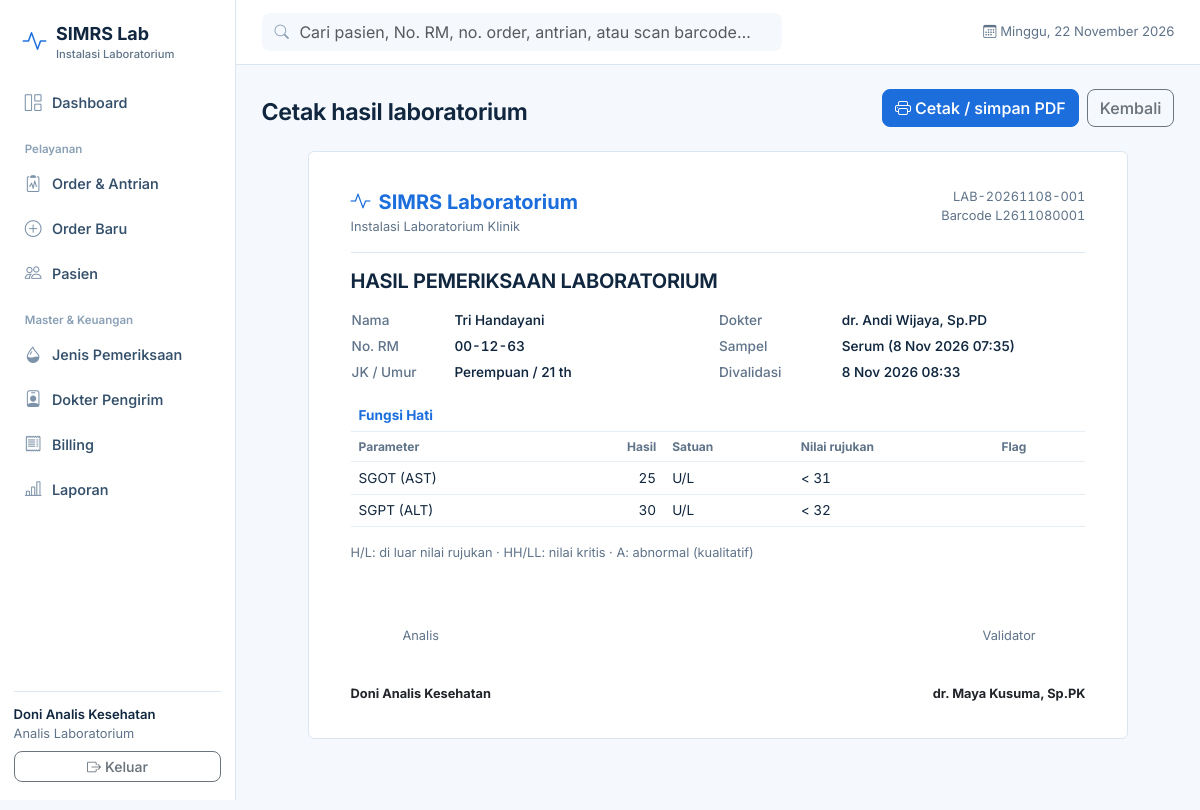
/orders/1/cetak (signed in), run on the app's committed database.
### tables this page shows
CREATE TABLE user (
    id            INTEGER PRIMARY KEY AUTOINCREMENT,
    username      TEXT NOT NULL UNIQUE,
    password_hash TEXT NOT NULL,
    nama          TEXT NOT NULL,
    role          TEXT NOT NULL CHECK (role IN ('admin','analis','dokter')),
    aktif         INTEGER NOT NULL DEFAULT 1
);

CREATE TABLE lab_order (
    id              INTEGER PRIMARY KEY AUTOINCREMENT,
    no_order        TEXT NOT NULL UNIQUE,   -- LAB-YYYYMMDD-001
    kode_antrian    TEXT NOT NULL,          -- B-05
    patient_id      INTEGER NOT NULL REFERENCES patient(id),
    doctor_id       INTEGER NOT NULL REFERENCES doctor(id),
    asal            TEXT NOT NULL DEFAULT 'Rawat Jalan',   -- Rawat Jalan / IGD / Rawat Inap
    prioritas       TEXT NOT NULL DEFAULT 'rutin' CHECK (prioritas IN ('rutin','cito')),
    catatan_klinis  TEXT,
    status          TEXT NOT NULL DEFAULT 'menunggu'
                    CHECK (status IN ('menunggu','dipanggil','sampel_diambil','diperiksa','selesai','batal')),
    tgl_order       TEXT NOT NULL,          -- YYYY-MM-DD HH:MM
    -- langkah 3: ambil sampel
    waktu_sampel    TEXT,
    jenis_sampel    TEXT,
    petugas_sampel  INTEGER REFERENCES user(id),
    barcode         TEXT UNIQUE,            -- langkah 4
    -- langkah 5-6: hasil & validasi
    waktu_hasil     TEXT,
    petugas_hasil   INTEGER REFERENCES user(id),
    waktu_validasi  TEXT,
    validator_id    INTEGER REFERENCES user(id),
    catatan_hasil   TEXT
);

CREATE TABLE patient (
    id             INTEGER PRIMARY KEY AUTOINCREMENT,
    no_rm          TEXT NOT NULL UNIQUE,
    nama           TEXT NOT NULL,
    jenis_kelamin  TEXT NOT NULL CHECK (jenis_kelamin IN ('L','P')),
    tgl_lahir      TEXT NOT NULL,            -- YYYY-MM-DD
    alamat         TEXT,
    no_hp          TEXT,
    created_at     TEXT NOT NULL DEFAULT (datetime('now','localtime'))
);

CREATE TABLE doctor (
    id         INTEGER PRIMARY KEY AUTOINCREMENT,
    nama       TEXT NOT NULL,
    spesialis  TEXT NOT NULL,
    aktif      INTEGER NOT NULL DEFAULT 1
);

CREATE TABLE lab_test (
    id            INTEGER PRIMARY KEY AUTOINCREMENT,
    kode          TEXT NOT NULL UNIQUE,
    nama          TEXT NOT NULL,
    kategori      TEXT NOT NULL,            -- Hematologi, Kimia Klinik, Urinalisis, ...
    jenis_sampel  TEXT NOT NULL,            -- Darah EDTA, Serum, Urin, ...
    tarif         INTEGER NOT NULL DEFAULT 0,
    aktif         INTEGER NOT NULL DEFAULT 1
);

CREATE TABLE test_parameter (
    id           INTEGER PRIMARY KEY AUTOINCREMENT,
    test_id      INTEGER NOT NULL REFERENCES lab_test(id) ON DELETE CASCADE,
    nama         TEXT NOT NULL,
    satuan       TEXT,
    tipe         TEXT NOT NULL DEFAULT 'angka' CHECK (tipe IN ('angka','pilihan')),
    ref_min_l    REAL,                      -- rujukan laki-laki
    ref_max_l    REAL,
    ref_min_p    REAL,                      -- rujukan perempuan
    ref_max_p    REAL,
    krit_min     REAL,                      -- nilai kritis bawah (opsional)
    krit_max     REAL,                      -- nilai kritis atas (opsional)
    pilihan      TEXT,                      -- daftar opsi dipisah '|', untuk tipe pilihan
    nilai_normal TEXT,                      -- opsi normal, untuk tipe pilihan
    desimal      INTEGER NOT NULL DEFAULT 1,
    urutan       INTEGER NOT NULL DEFAULT 0
);

CREATE TABLE order_result (
    id            INTEGER PRIMARY KEY AUTOINCREMENT,
    order_id      INTEGER NOT NULL REFERENCES lab_order(id) ON DELETE CASCADE,
    parameter_id  INTEGER NOT NULL REFERENCES test_parameter(id),
    nilai         TEXT,
    flag          TEXT NOT NULL DEFAULT 'N' CHECK (flag IN ('N','H','L','HH','LL','A')),
    rujukan_teks  TEXT,                     -- snapshot rujukan yang dipakai
    sumber        TEXT NOT NULL DEFAULT 'manual' CHECK (sumber IN ('manual','alat')),
    UNIQUE (order_id, parameter_id)
);

### app/routes/orders.py (the view)
@bp.route("/<int:oid>/cetak")
def cetak(oid):
    o = get_order(oid)
    if o["status"] != "selesai":
        flash("Hasil hanya dapat dicetak setelah divalidasi.", "warning")
        return redirect(url_for("orders.detail", oid=oid))
    pt = query("SELECT * FROM patient WHERE id=?", (o["patient_id"],), one=True)
    groups = []
    res = {r["parameter_id"]: r for r in query("SELECT * FROM order_result WHERE order_id=?", (oid,))}
    for t in query("""SELECT t.* FROM order_test ot JOIN lab_test t ON t.id=ot.test_id
                      WHERE ot.order_id=? ORDER BY t.kategori, t.nama""", (oid,)):
        ps = query("SELECT * FROM test_parameter WHERE test_id=? ORDER BY urutan", (t["id"],))
        groups.append({"test": t, "rows": [{"p": p, "res": res.get(p["id"])} for p in ps]})
    validator = query("SELECT nama FROM user WHERE id=?", (o["validator_id"],), one=True)
    analis = query("SELECT nama FROM user WHERE id=?", (o["petugas_hasil"],), one=True)
    return render_template("orders/cetak.html", o=o, pt=pt, groups=groups, validator=validator, analis=analis)

### app/db.py (called while the page is built)
def get_db():
    if "db" not in g:
        g.db = sqlite3.connect(current_app.config["DATABASE"])
        g.db.row_factory = sqlite3.Row
        g.db.execute("PRAGMA foreign_keys = ON")
    return g.db

def query(sql, args=(), one=False):
    cur = get_db().execute(sql, args)
    rows = cur.fetchall()
    cur.close()
    return (rows[0] if rows else None) if one else rows

### app/routes/orders.py (called while the page is built)
def get_order(oid):
    o = query(BASE_SELECT + " WHERE o.id=?", (oid,), one=True)
    if o is None:
        abort(404, "Order tidak ditemukan.")
    return o

### app/services.py (called while the page is built)
def fmt_num(v, dec=0):
    if v is None or v == "":
        return "-"
    try:
        f = float(v)
    except (TypeError, ValueError):
        return str(v)
    s = f"{f:,.{dec}f}"
    return s.replace(",", "X").replace(".", ",").replace("X", ".")

def age_of(tgl_lahir, today=None):
    today = today or date.today()
    y, m, d = map(int, tgl_lahir.split("-"))
    return today.year - y - ((today.month, today.day) < (m, d))

def tgl_indo(d, panjang=False):
    if isinstance(d, str):
        d = datetime.strptime(d[:10], "%Y-%m-%d")
    nama = BULAN_PANJANG if panjang else BULAN
    return f"{d.day} {nama[d.month - 1]} {d.year}"

def hari_ini_indo():
    d = datetime.now()
    return f"{HARI[d.weekday()]}, {tgl_indo(d, True)}"

### app/templates/orders/cetak.html (shortened to what this page needs)
{% extends "base.html" %}{% block title %}Hasil {{ o.no_order }}{% endblock %}
{% block content %}
<div class="noprint pagehead"><div><h1>Cetak hasil laboratorium</h1></div>
  <div class="d-flex gap-2"><button class="btn btn-primary" onclick="window.print()"><i class="bi bi-printer me-1"></i>Cetak / simpan PDF</button>
  <a class="btn btn-outline-secondary" href="{{ url_for('orders.detail', oid=o.id) }}">Kembali</a></div></div>
<div class="paper">
  <div class="d-flex justify-content-between align-items-start border-bottom pb-3 mb-3">
    <div><div class="d-flex align-items-center gap-2 text-primary fw-bold fs-5"><i class="bi bi-activity"></i>SIMRS Laboratorium</div>
      <div class="sub">Instalasi Laboratorium Klinik</div></div>
    <div class="text-end sub mono">{{ o.no_order }}<br>Barcode {{ o.barcode }}</div></div>
  <h1 class="mb-3">HASIL PEMERIKSAAN LABORATORIUM</h1>
  <table class="mb-3"><tr>
    <td style="width:50%"><dl class="kv" style="grid-template-columns:90px 1fr">
      <dt>Nama</dt><dd>{{ pt.nama }}</dd><dt>No. RM</dt><dd class="mono">{{ pt.no_rm }}</dd>
      <dt>JK / Umur</dt><dd>{{ 'Laki-laki' if pt.jenis_kelamin == 'L' else 'Perempuan' }} / {{ pt.tgl_lahir|umur }} th</dd></dl></td>
    <td><dl class="kv" style="grid-template-columns:110px 1fr">
      <dt>Dokter</dt><dd>{{ o.dokter }}</dd><dt>Sampel</dt><dd>{{ o.jenis_sampel }} ({{ o.waktu_sampel|tgl }} {{ o.waktu_sampel|jam }})</dd>
      <dt>Divalidasi</dt><dd>{{ o.waktu_validasi|tgl }} {{ o.waktu_validasi|jam }}</dd></dl></td></tr></table>
  {% for gr in groups %}
  <table class="rt mb-3"><thead><tr><th colspan="5" class="text-primary" style="font-size:.85rem">{{ gr.test.nama }}</th></tr>
    <tr><th>Parameter</th><th style="text-align:right">Hasil</th><th>Satuan</th><th>Nilai rujukan</th><th>Flag</th></tr></thead><tbody>
    {% for r in gr.rows %}{% set p = r.p %}{% set res = r.res %}<tr>
      <td>{{ p.nama }}</td>
      <td style="text-align:right" class="mono {{ 'abn' if res and res.flag != 'N' }}">{% if res %}{{ res.nilai|num(p.desimal) if p.tipe == 'angka' else res.nilai }}{% else %}-{% endif %}</td>
      <td>{{ p.satuan }}</td><td class="mono">{{ res.rujukan_teks if res else '-' }}</td>
      <td class="{{ 'abn' if res and res.flag != 'N' }}">{{ FLAG_META[res.flag][0] if res and res.flag != 'N' else '' }}</td></tr>{% endfor %}
  </tbody></table>{% endfor %}
  <p class="sub">H/L: di luar nilai rujukan · HH/LL: nilai kritis · A: abnormal (kualitatif)</p>
  <div class="d-flex justify-content-between mt-5 pt-3">
    <div class="text-center sub">Analis<br><br><br><b class="text-body">{{ analis.nama if analis else '-' }}</b></div>
    <div class="text-center sub">Validator<br><br><br><b class="text-body">{{ validator.nama if validator else '-' }}</b></div></div>
</div>
{% endblock %}

### app/templates/base.html (shortened to what this page needs)
<!doctype html>
<html lang="id">
<head>
  <link rel="stylesheet" href="{{ url_for('static', filename='vendor/bootstrap.min.css') }}">
  <link rel="stylesheet" href="{{ url_for('static', filename='vendor/bootstrap-icons.min.css') }}">
  <link rel="stylesheet" href="{{ url_for('static', filename='css/app.css') }}">
</head>
<body>
{% import "_macros.html" as m with context %}
{% set ep = request.endpoint or '' %}
<div class="shell">
  <aside class="side">
    <a class="brand" href="{{ url_for('dashboard.index') }}"><i class="bi bi-activity"></i><span>SIMRS Lab<small>Instalasi Laboratorium</small></span></a>
    <nav class="nav-lab" aria-label="Menu utama">
      <a href="{{ url_for('dashboard.index') }}" class="{{ 'on' if ep == 'dashboard.index' }}"><i class="bi bi-grid-1x2"></i>Dashboard</a>
      <div class="grp">Pelayanan</div>
      <a href="{{ url_for('orders.index') }}" class="{{ 'on' if ep in ('orders.index','orders.detail') }}"><i class="bi bi-clipboard2-pulse"></i>Order &amp; Antrian</a>
      <a href="{{ url_for('orders.baru') }}" class="{{ 'on' if ep == 'orders.baru' }}"><i class="bi bi-plus-circle"></i>Order Baru</a>
      <a href="{{ url_for('patients.index') }}" class="{{ 'on' if ep.startswith('patients') }}"><i class="bi bi-people"></i>Pasien</a>
      <div class="grp">Master &amp; Keuangan</div>
      <a href="{{ url_for('master.tests') }}" class="{{ 'on' if ep.startswith('master.test') }}"><i class="bi bi-droplet-half"></i>Jenis Pemeriksaan</a>
      <a href="{{ url_for('master.doctors') }}" class="{{ 'on' if ep == 'master.doctors' }}"><i class="bi bi-person-badge"></i>Dokter Pengirim</a>
      <a href="{{ url_for('billing.index') }}" class="{{ 'on' if ep.startswith('billing') }}"><i class="bi bi-receipt"></i>Billing</a>
      <a href="{{ url_for('reports.index') }}" class="{{ 'on' if ep.startswith('reports') }}"><i class="bi bi-bar-chart-line"></i>Laporan</a>
    </nav>
    <div class="me">
      <div class="fw-semibold">{{ g.user.nama }}</div>
      <div class="sub mb-2">{{ {'admin':'Administrator','analis':'Analis Laboratorium','dokter':'Dokter Validator'}[g.user.role] }}</div>
      <form method="post" action="{{ url_for('auth.logout') }}">
        <button class="btn btn-sm btn-outline-secondary w-100"><i class="bi bi-box-arrow-right me-1"></i>Keluar</button>
      </form>
    </div>
  </aside>
  <div>
    <header class="top">
      <form class="gsearch" action="{{ url_for('dashboard.search') }}" role="search">
        <i class="bi bi-search"></i>
        <input class="form-control" name="q" value="{{ request.args.get('q','') if ep == 'dashboard.search' }}"
               placeholder="Cari pasien, No. RM, no. order, antrian, atau scan barcode…" aria-label="Pencarian global">
      </form>
      <span class="date ms-auto"><i class="bi bi-calendar3 me-1"></i>{{ today }}</span>
    </header>
    <main>
      {% block content %}{% endblock %}
    </main>
  </div>
</div>
</body>
</html>

### app/static/css/app.css (style rules this page uses)
:root { --blue:#1b6edc;--blue-d:#1458b3;--blue-50:#eaf2fd;--blue-100:#d4e5fb; --ink:#10273f;--muted:#5f7389;--line:#dce6f1;--bg:#f5f8fc;--card:#fff; --red:#d64545;--red-50:#fdecec;--amber:#b87a00;--amber-50:#fff4dc;--green:#17875c;--green-50:#e4f6ee; --bs-body-font-family:"Inter",system-ui,-apple-system,"Segoe UI",Roboto,sans-serif; --bs-body-color:var(--ink);--bs-body-bg:var(--bg);--bs-primary:var(--blue);--bs-primary-rgb:27,110,220; --bs-link-color:var(--blue);--bs-border-color:var(--line);--bs-body-font-size:.9rem; }
body { font-feature-settings:"cv11","ss01";-webkit-font-smoothing:antialiased }
h1,h2,h3,h4,h5 { letter-spacing:-.015em;font-weight:650 }
.btn-primary { --bs-btn-bg:var(--blue);--bs-btn-border-color:var(--blue);--bs-btn-hover-bg:var(--blue-d);--bs-btn-hover-border-color:var(--blue-d);--bs-btn-active-bg:var(--blue-d) }
.btn { font-weight:550;border-radius:8px }
.form-control,.form-select { border-radius:8px;border-color:#cddaea }
.shell { display:grid;grid-template-columns:236px 1fr;min-height:100vh }
.side { background:#fff;border-right:1px solid var(--line);padding:1.1rem .85rem;position:sticky;top:0;height:100vh;display:flex;flex-direction:column }
.brand { display:flex;align-items:center;gap:.6rem;padding:.2rem .55rem 1.2rem;font-weight:700;font-size:1.12rem;color:var(--ink);text-decoration:none }
.brand i { color:var(--blue);font-size:1.5rem }
.brand small { display:block;font-weight:500;color:var(--muted);font-size:.7rem;margin-top:-2px }
.nav-lab a { display:flex;align-items:center;gap:.65rem;padding:.55rem .7rem;border-radius:8px;color:#34506b;text-decoration:none;font-weight:550;margin-bottom:2px }
.nav-lab a i { font-size:1.05rem;color:#7d93aa }
.nav-lab .grp { font-size:.72rem;color:#8aa0b6;font-weight:600;padding:.9rem .7rem .3rem }
.side .me { margin-top:auto;border-top:1px solid var(--line);padding-top:.8rem;font-size:.82rem }
.top { display:flex;align-items:center;gap:1rem;padding:.8rem 1.6rem;background:#fff;border-bottom:1px solid var(--line);position:sticky;top:0;z-index:20 }
.top .date { color:var(--muted);font-size:.82rem;white-space:nowrap }
.gsearch { flex:1;max-width:520px;position:relative }
.gsearch i { position:absolute;left:.8rem;top:50%;transform:translateY(-50%);color:#8aa0b6 }
.gsearch input { padding-left:2.3rem;background:var(--bg);border-color:transparent }
main { padding:1.5rem 1.6rem 3rem;max-width:1360px }
.pagehead { display:flex;align-items:flex-end;justify-content:space-between;gap:1rem;margin-bottom:1.2rem;flex-wrap:wrap }
.pagehead h1 { font-size:1.45rem;margin:0 }
.sub { color:var(--muted);font-size:.8rem }
.mono { font-variant-numeric:tabular-nums }
.kv { display:grid;grid-template-columns:110px 1fr;gap:.35rem .8rem;margin:0 }
.kv dt { color:var(--muted);font-weight:500 }
.kv dd { margin:0;font-weight:550 }
.paper { background:#fff;max-width:820px;margin:1.5rem auto;padding:2.2rem 2.6rem;border:1px solid var(--line);border-radius:6px }
.paper h1 { font-size:1.25rem }
.paper table { width:100%;font-size:.85rem }
.paper .rt th,.paper .rt td { padding:.35rem .5rem;border-bottom:1px solid #e6edf5 }
.paper .rt th { text-align:left;font-size:.75rem;color:var(--muted) }

### data on the page
user: user.nama "Doni Analis Kesehatan", role "Analis Laboratorium", nama "Doni Analis Kesehatan"
lab_order: no_order "LAB-20261108-001", barcode "L2611080001", jenis_sampel "Serum", waktu_sampel|tgl "8 Nov 2026", waktu_sampel|jam "07:35", waktu_validasi|tgl "8 Nov 2026", waktu_validasi|jam "08:33"
patient: nama "Tri Handayani", no_rm "00-12-63", jenis_kelamin "Perempuan", tgl_lahir|umur "21"
doctor: dokter "dr. Andi Wijaya, Sp.PD"
lab_test: test.nama "Fungsi Hati"
test_parameter: nama "SGOT (AST)", nilai|num "25", satuan "U/L"
order_result: rujukan_teks "< 31"
test_parameter: nama "SGPT (ALT)", nilai|num "30", satuan "U/L"
order_result: rujukan_teks "< 32"
user: nama "dr. Maya Kusuma, Sp.PK"

### other printed values
{{ today }} "Minggu, 22 November 2026"
